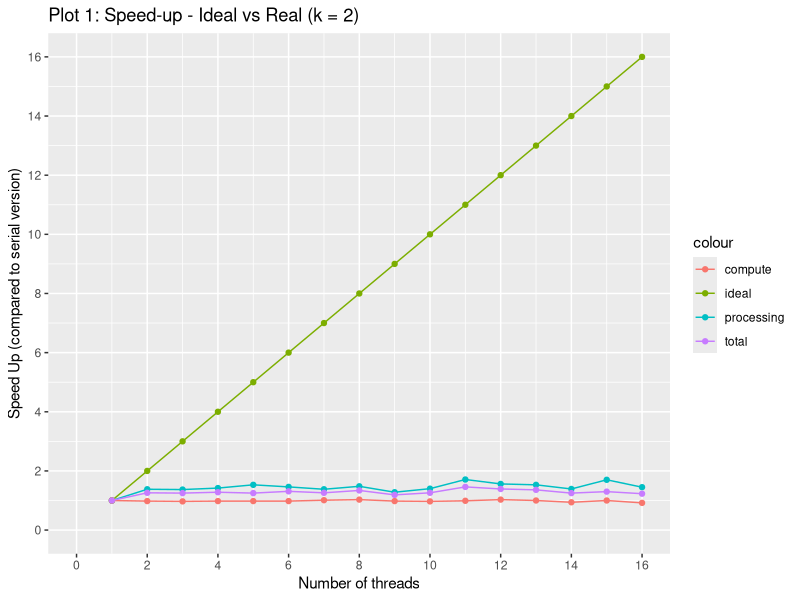
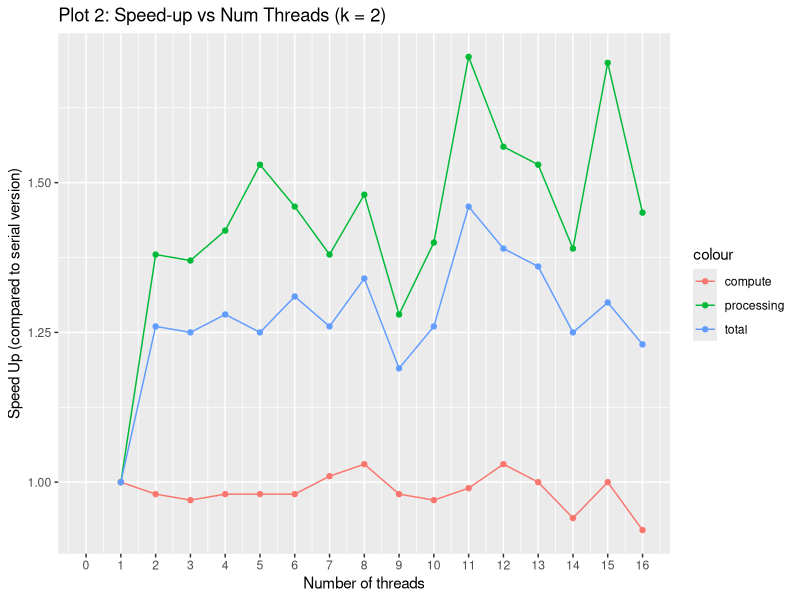
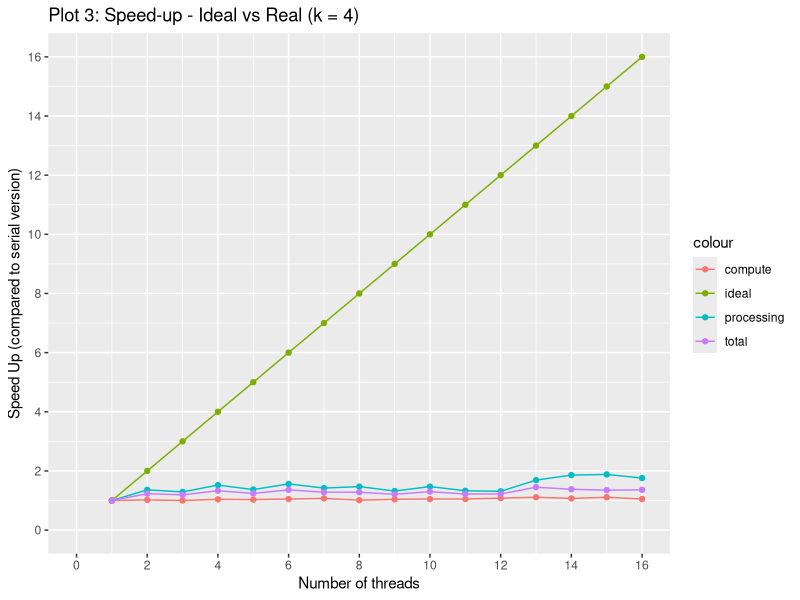
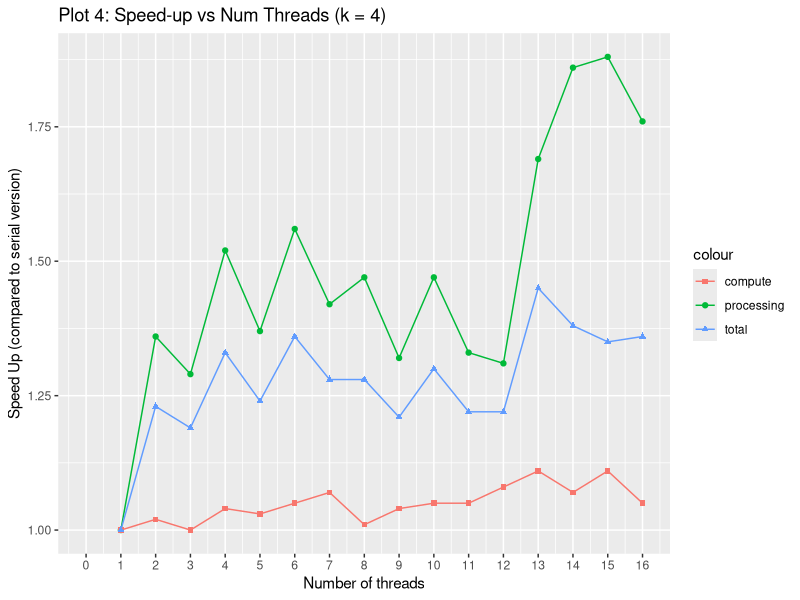
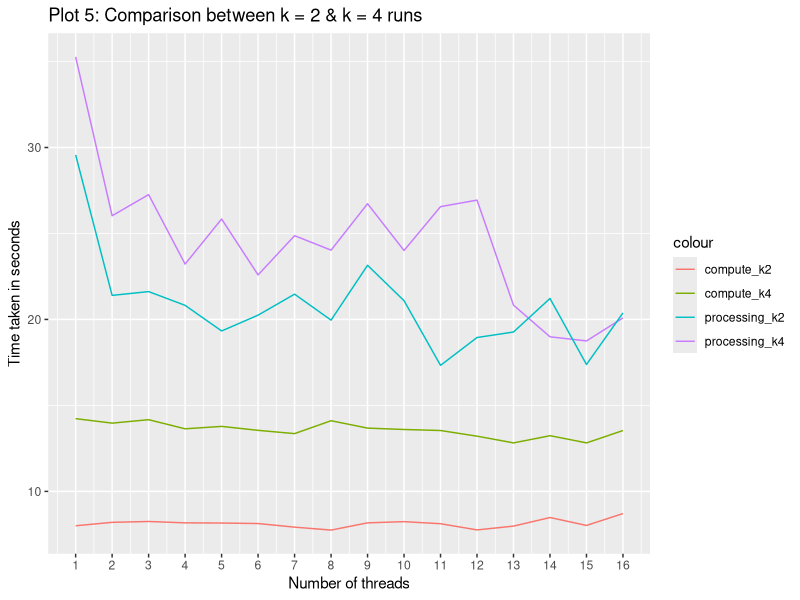

Recreate these plots in R, in order.
## ---- chunk 1
library(ggplot2)
performance_data_k2<-read.csv("output/results_kval_2_speed_up.csv")
knitr::kable(performance_data_k2)
## ---- chunk 2
ggplot(performance_data_k2, aes(x=num_threads, y=processing_speed_up, color="processing")) + 
  geom_line() + geom_point() +
  ylab("Speed Up (compared to serial version)") + 
  xlab("Number of threads") + 
  scale_y_continuous(breaks=seq(0,16,2), limits = c(0,16)) + 
  scale_x_continuous(breaks=seq(0,16,2), limits = c(0,16)) +
  geom_line(aes(x=num_threads, y=num_threads, colour="ideal")) +
  geom_point(aes(x=num_threads, y=num_threads, colour="ideal")) +
  geom_line(aes(x=num_threads, y=compute_speed_up, colour="compute")) +
  geom_point(aes(x=num_threads, y=compute_speed_up, colour="compute")) +
  geom_line(aes(x=num_threads, y=total_speed_up, colour="total")) +
  geom_point(aes(x=num_threads, y=total_speed_up, colour="total")) +
  labs(title="Plot 1: Speed-up - Ideal vs Real (k = 2)")
## ---- chunk 3
ggplot(performance_data_k2, aes(x=num_threads, y=processing_speed_up, color="processing")) + 
  geom_line() + geom_point() +
  ylab("Speed Up (compared to serial version)") + 
  xlab("Number of threads") + 
  scale_y_continuous(breaks=seq(0,3,0.25)) + 
  scale_x_continuous(breaks=seq(0,16,1), limits = c(0,16)) +
  geom_line(aes(x=num_threads, y=compute_speed_up, colour="compute")) +
  geom_point(aes(x=num_threads, y=compute_speed_up, colour="compute")) +
  geom_line(aes(x=num_threads, y=total_speed_up, colour="total")) +
  geom_point(aes(x=num_threads, y=total_speed_up, colour="total")) +
  labs(title="Plot 2: Speed-up vs Num Threads (k = 2)")
## ---- chunk 4
library(ggplot2)
performance_data_k4<-read.csv("output/results_kval_4_speed_up.csv")
knitr::kable(performance_data_k4)
ggplot(performance_data_k4, aes(x=num_threads, y=processing_speed_up, color="processing")) + 
  geom_line() + geom_point() +
  ylab("Speed Up (compared to serial version)") + 
  xlab("Number of threads") + 
  scale_y_continuous(breaks=seq(0,16,2), limits = c(0,16)) + 
  scale_x_continuous(breaks=seq(0,16,2), limits = c(0,16)) +
  geom_line(aes(x=num_threads, y=num_threads, colour="ideal")) + 
  geom_point(aes(x=num_threads, y=num_threads, colour="ideal")) + 
  geom_line(aes(x=num_threads, y=compute_speed_up, colour="compute")) +
  geom_point(aes(x=num_threads, y=compute_speed_up, colour="compute")) +
  geom_line(aes(x=num_threads, y=total_speed_up, colour="total")) +
  geom_point(aes(x=num_threads, y=total_speed_up, colour="total")) +
  labs(title="Plot 3: Speed-up - Ideal vs Real (k = 4)")
## ---- chunk 5
ggplot(performance_data_k4, aes(x=num_threads, y=processing_speed_up, color="processing")) + 
  geom_line() + geom_point() +
  ylab("Speed Up (compared to serial version)") + 
  xlab("Number of threads") + 
  scale_y_continuous(breaks=seq(0,3,0.25)) + 
  scale_x_continuous(breaks=seq(0,16,1), limits = c(0,16)) +
  geom_line(aes(x=num_threads, y=compute_speed_up, colour="compute")) +
  geom_point(aes(x=num_threads, y=compute_speed_up, colour="compute"), shape=15) +
  geom_line(aes(x=num_threads, y=total_speed_up, colour="total")) +
  geom_point(aes(x=num_threads, y=total_speed_up, colour="total"), shape=17) +
  labs(title="Plot 4: Speed-up vs Num Threads (k = 4)")
## ---- chunk 6
performance_data_k2<-read.csv("output/results_kval_2_speed_up.csv")
performance_data_k4<-read.csv("output/results_kval_4_speed_up.csv")
ggplot() + 
  geom_line(data=performance_data_k4, aes(x=num_threads, y=processing_avg_s, color="processing_k4")) +
  geom_point(color="red") +
  geom_line(data=performance_data_k4, aes(x=num_threads, y=compute_avg_s, color="compute_k4")) +
  ylab("Time taken in seconds") + 
  xlab("Number of threads") + 
  scale_x_continuous(breaks=seq(1,16,1), limits = c(1,16)) +
  geom_line(data=performance_data_k2, aes(x=num_threads, y=processing_avg_s, colour="processing_k2")) + 
  geom_line(data=performance_data_k2, aes(x=num_threads, y=compute_avg_s, colour="compute_k2")) + 
  labs(title="Plot 5: Comparison between k = 2 & k = 4 runs")
